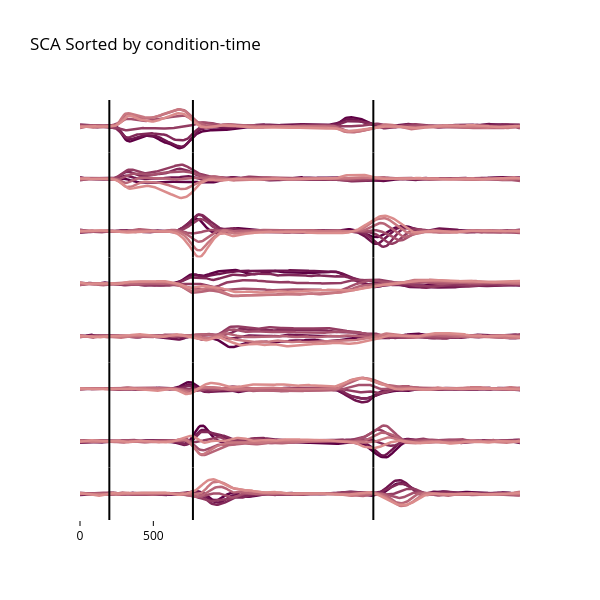

The code cell stored with this chart in its notebook:
### Code cell
# Plot all three sorting rules side by side
fig = make_subplots(
    rows=R_est, cols=1, shared_xaxes=True, vertical_spacing=0.0
)

yRange = [-1.8, 1.8]

for ii in range(R_est):
    for jj in range(numConds):
        latTrace = go.Scatter(y=rs_sca_latent_condition_time[:, jj, ii], 
                              line=go.scatter.Line(color=cMap[jj], width=2.5), 
                              showlegend=False)
        fig.add_trace(latTrace, row=ii+1, col=1)

    fig.add_vline(x=tgt_idx, row=ii+1, col=1, line_color='black')
    fig.add_vline(x=move_idx, row=ii+1, col=1, line_color='black')
    fig.add_vline(x=ret_idx, row=ii+1, col=1, line_color='black')


fig.update_layout(height=600, width=600, title='SCA Sorted by condition-time',
                  title_font_color='black', paper_bgcolor='white', plot_bgcolor='white')
fig.update_yaxes(showgrid=False, zeroline=False, visible=False, range=yRange)
fig.update_xaxes(color='black', showgrid=False, zeroline=False, visible=False)
fig.update_xaxes(color='black', showgrid=False, zeroline=False,
                 ticks='outside', tickvals=[0, 50], ticktext=['0', '500'], visible=True, row=R_est)

fig.show()

### Figure 1 — Plotly figure (JSON) as saved in the notebook; plotly's stock layout.template omitted (floating-point values rounded to 4 significant figures; data arrays with more than 128 entries replaced by an {"elided": "..."} marker saying what was removed)
{"data": [{"line": {"color": "#5e0044", "width": 2.5}, "showlegend": false, "type": "scatter", "xaxis": "x", "y": {"elided": "301 float values"}, "yaxis": "y"}, {"line": {"color": "#6f144e", "width": 2.5}, "showlegend": false, "type": "scatter", "xaxis": "x", "y": {"elided": "301 float values"}, "yaxis": "y"}, {"line": {"color": "#812858", "width": 2.5}, "showlegend": false, "type": "scatter", "xaxis": "x", "y": {"elided": "301 float values"}, "yaxis": "y"}, {"line": {"color": "#933c62", "width": 2.5}, "showlegend": false, "type": "scatter", "xaxis": "x", "y": {"elided": "301 float values"}, "yaxis": "y"}, {"line": {"color": "#a5506d", "width": 2.5}, "showlegend": false, "type": "scatter", "xaxis": "x", "y": {"elided": "301 float values"}, "yaxis": "y"}, {"line": {"color": "#b76477", "width": 2.5}, "showlegend": false, "type": "scatter", "xaxis": "x", "y": {"elided": "301 float values"}, "yaxis": "y"}, {"line": {"color": "#c97881", "width": 2.5}, "showlegend": false, "type": "scatter", "xaxis": "x", "y": {"elided": "301 float values"}, "yaxis": "y"}, {"line": {"color": "#db8c8c", "width": 2.5}, "showlegend": false, "type": "scatter", "xaxis": "x", "y": {"elided": "301 float values"}, "yaxis": "y"}, {"line": {"color": "#5e0044", "width": 2.5}, "showlegend": false, "type": "scatter", "xaxis": "x2", "y": {"elided": "301 float values"}, "yaxis": "y2"}, {"line": {"color": "#6f144e", "width": 2.5}, "showlegend": false, "type": "scatter", "xaxis": "x2", "y": {"elided": "301 float values"}, "yaxis": "y2"}, {"line": {"color": "#812858", "width": 2.5}, "showlegend": false, "type": "scatter", "xaxis": "x2", "y": {"elided": "301 float values"}, "yaxis": "y2"}, {"line": {"color": "#933c62", "width": 2.5}, "showlegend": false, "type": "scatter", "xaxis": "x2", "y": {"elided": "301 float values"}, "yaxis": "y2"}, {"line": {"color": "#a5506d", "width": 2.5}, "showlegend": false, "type": "scatter", "xaxis": "x2", "y": {"elided": "301 float values"}, "yaxis": "y2"}, {"line": {"color": "#b76477", "width": 2.5}, "showlegend": false, "type": "scatter", "xaxis": "x2", "y": {"elided": "301 float values"}, "yaxis": "y2"}, {"line": {"color": "#c97881", "width": 2.5}, "showlegend": false, "type": "scatter", "xaxis": "x2", "y": {"elided": "301 float values"}, "yaxis": "y2"}, {"line": {"color": "#db8c8c", "width": 2.5}, "showlegend": false, "type": "scatter", "xaxis": "x2", "y": {"elided": "301 float values"}, "yaxis": "y2"}, {"line": {"color": "#5e0044", "width": 2.5}, "showlegend": false, "type": "scatter", "xaxis": "x3", "y": {"elided": "301 float values"}, "yaxis": "y3"}, {"line": {"color": "#6f144e", "width": 2.5}, "showlegend": false, "type": "scatter", "xaxis": "x3", "y": {"elided": "301 float values"}, "yaxis": "y3"}, {"line": {"color": "#812858", "width": 2.5}, "showlegend": false, "type": "scatter", "xaxis": "x3", "y": {"elided": "301 float values"}, "yaxis": "y3"}, {"line": {"color": "#933c62", "width": 2.5}, "showlegend": false, "type": "scatter", "xaxis": "x3", "y": {"elided": "301 float values"}, "yaxis": "y3"}, {"line": {"color": "#a5506d", "width": 2.5}, "showlegend": false, "type": "scatter", "xaxis": "x3", "y": {"elided": "301 float values"}, "yaxis": "y3"}, {"line": {"color": "#b76477", "width": 2.5}, "showlegend": false, "type": "scatter", "xaxis": "x3", "y": {"elided": "301 float values"}, "yaxis": "y3"}, {"line": {"color": "#c97881", "width": 2.5}, "showlegend": false, "type": "scatter", "xaxis": "x3", "y": {"elided": "301 float values"}, "yaxis": "y3"}, {"line": {"color": "#db8c8c", "width": 2.5}, "showlegend": false, "type": "scatter", "xaxis": "x3", "y": {"elided": "301 float values"}, "yaxis": "y3"}, {"line": {"color": "#5e0044", "width": 2.5}, "showlegend": false, "type": "scatter", "xaxis": "x4", "y": {"elided": "301 float values"}, "yaxis": "y4"}, {"line": {"color": "#6f144e", "width": 2.5}, "showlegend": false, "type": "scatter", "xaxis": "x4", "y": {"elided": "301 float values"}, "yaxis": "y4"}, {"line": {"color": "#812858", "width": 2.5}, "showlegend": false, "type": "scatter", "xaxis": "x4", "y": {"elided": "301 float values"}, "yaxis": "y4"}, {"line": {"color": "#933c62", "width": 2.5}, "showlegend": false, "type": "scatter", "xaxis": "x4", "y": {"elided": "301 float values"}, "yaxis": "y4"}, {"line": {"color": "#a5506d", "width": 2.5}, "showlegend": false, "type": "scatter", "xaxis": "x4", "y": {"elided": "301 float values"}, "yaxis": "y4"}, {"line": {"color": "#b76477", "width": 2.5}, "showlegend": false, "type": "scatter", "xaxis": "x4", "y": {"elided": "301 float values"}, "yaxis": "y4"}, {"line": {"color": "#c97881", "width": 2.5}, "showlegend": false, "type": "scatter", "xaxis": "x4", "y": {"elided": "301 float values"}, "yaxis": "y4"}, {"line": {"color": "#db8c8c", "width": 2.5}, "showlegend": false, "type": "scatter", "xaxis": "x4", "y": {"elided": "301 float values"}, "yaxis": "y4"}, {"line": {"color": "#5e0044", "width": 2.5}, "showlegend": false, "type": "scatter", "xaxis": "x5", "y": {"elided": "301 float values"}, "yaxis": "y5"}, {"line": {"color": "#6f144e", "width": 2.5}, "showlegend": false, "type": "scatter", "xaxis": "x5", "y": {"elided": "301 float values"}, "yaxis": "y5"}, {"line": {"color": "#812858", "width": 2.5}, "showlegend": false, "type": "scatter", "xaxis": "x5", "y": {"elided": "301 float values"}, "yaxis": "y5"}, {"line": {"color": "#933c62", "width": 2.5}, "showlegend": false, "type": "scatter", "xaxis": "x5", "y": {"elided": "301 float values"}, "yaxis": "y5"}, {"line": {"color": "#a5506d", "width": 2.5}, "showlegend": false, "type": "scatter", "xaxis": "x5", "y": {"elided": "301 float values"}, "yaxis": "y5"}, {"line": {"color": "#b76477", "width": 2.5}, "showlegend": false, "type": "scatter", "xaxis": "x5", "y": {"elided": "301 float values"}, "yaxis": "y5"}, {"line": {"color": "#c97881", "width": 2.5}, "showlegend": false, "type": "scatter", "xaxis": "x5", "y": {"elided": "301 float values"}, "yaxis": "y5"}, {"line": {"color": "#db8c8c", "width": 2.5}, "showlegend": false, "type": "scatter", "xaxis": "x5", "y": {"elided": "301 float values"}, "yaxis": "y5"}, {"line": {"color": "#5e0044", "width": 2.5}, "showlegend": false, "type": "scatter", "xaxis": "x6", "y": {"elided": "301 float values"}, "yaxis": "y6"}, {"line": {"color": "#6f144e", "width": 2.5}, "showlegend": false, "type": "scatter", "xaxis": "x6", "y": {"elided": "301 float values"}, "yaxis": "y6"}, {"line": {"color": "#812858", "width": 2.5}, "showlegend": false, "type": "scatter", "xaxis": "x6", "y": {"elided": "301 float values"}, "yaxis": "y6"}, {"line": {"color": "#933c62", "width": 2.5}, "showlegend": false, "type": "scatter", "xaxis": "x6", "y": {"elided": "301 float values"}, "yaxis": "y6"}, {"line": {"color": "#a5506d", "width": 2.5}, "showlegend": false, "type": "scatter", "xaxis": "x6", "y": {"elided": "301 float values"}, "yaxis": "y6"}, {"line": {"color": "#b76477", "width": 2.5}, "showlegend": false, "type": "scatter", "xaxis": "x6", "y": {"elided": "301 float values"}, "yaxis": "y6"}, {"line": {"color": "#c97881", "width": 2.5}, "showlegend": false, "type": "scatter", "xaxis": "x6", "y": {"elided": "301 float values"}, "yaxis": "y6"}, {"line": {"color": "#db8c8c", "width": 2.5}, "showlegend": false, "type": "scatter", "xaxis": "x6", "y": {"elided": "301 float values"}, "yaxis": "y6"}, {"line": {"color": "#5e0044", "width": 2.5}, "showlegend": false, "type": "scatter", "xaxis": "x7", "y": {"elided": "301 float values"}, "yaxis": "y7"}, {"line": {"color": "#6f144e", "width": 2.5}, "showlegend": false, "type": "scatter", "xaxis": "x7", "y": {"elided": "301 float values"}, "yaxis": "y7"}, {"line": {"color": "#812858", "width": 2.5}, "showlegend": false, "type": "scatter", "xaxis": "x7", "y": {"elided": "301 float values"}, "yaxis": "y7"}, {"line": {"color": "#933c62", "width": 2.5}, "showlegend": false, "type": "scatter", "xaxis": "x7", "y": {"elided": "301 float values"}, "yaxis": "y7"}, {"line": {"color": "#a5506d", "width": 2.5}, "showlegend": false, "type": "scatter", "xaxis": "x7", "y": {"elided": "301 float values"}, "yaxis": "y7"}, {"line": {"color": "#b76477", "width": 2.5}, "showlegend": false, "type": "scatter", "xaxis": "x7", "y": {"elided": "301 float values"}, "yaxis": "y7"}, {"line": {"color": "#c97881", "width": 2.5}, "showlegend": false, "type": "scatter", "xaxis": "x7", "y": {"elided": "301 float values"}, "yaxis": "y7"}, {"line": {"color": "#db8c8c", "width": 2.5}, "showlegend": false, "type": "scatter", "xaxis": "x7", "y": {"elided": "301 float values"}, "yaxis": "y7"}, {"line": {"color": "#5e0044", "width": 2.5}, "showlegend": false, "type": "scatter", "xaxis": "x8", "y": {"elided": "301 float values"}, "yaxis": "y8"}, {"line": {"color": "#6f144e", "width": 2.5}, "showlegend": false, "type": "scatter", "xaxis": "x8", "y": {"elided": "301 float values"}, "yaxis": "y8"}, {"line": {"color": "#812858", "width": 2.5}, "showlegend": false, "type": "scatter", "xaxis": "x8", "y": {"elided": "301 float values"}, "yaxis": "y8"}, {"line": {"color": "#933c62", "width": 2.5}, "showlegend": false, "type": "scatter", "xaxis": "x8", "y": {"elided": "301 float values"}, "yaxis": "y8"}, {"line": {"color": "#a5506d", "width": 2.5}, "showlegend": false, "type": "scatter", "xaxis": "x8", "y": {"elided": "301 float values"}, "yaxis": "y8"}, {"line": {"color": "#b76477", "width": 2.5}, "showlegend": false, "type": "scatter", "xaxis": "x8", "y": {"elided": "301 float values"}, "yaxis": "y8"}, {"line": {"color": "#c97881", "width": 2.5}, "showlegend": false, "type": "scatter", "xaxis": "x8", "y": {"elided": "301 float values"}, "yaxis": "y8"}, {"line": {"color": "#db8c8c", "width": 2.5}, "showlegend": false, "type": "scatter", "xaxis": "x8", "y": {"elided": "301 float values"}, "yaxis": "y8"}], "layout": {"height": 600, "paper_bgcolor": "white", "plot_bgcolor": "white", "shapes": [{"line": {"color": "black"}, "type": "line", "x0": 20, "x1": 20, "xref": "x", "y0": 0, "y1": 1, "yref": "y domain"}, {"line": {"color": "black"}, "type": "line", "x0": 77, "x1": 77, "xref": "x", "y0": 0, "y1": 1, "yref": "y domain"}, {"line": {"color": "black"}, "type": "line", "x0": 200, "x1": 200, "xref": "x", "y0": 0, "y1": 1, "yref": "y domain"}, {"line": {"color": "black"}, "type": "line", "x0": 20, "x1": 20, "xref": "x2", "y0": 0, "y1": 1, "yref": "y2 domain"}, {"line": {"color": "black"}, "type": "line", "x0": 77, "x1": 77, "xref": "x2", "y0": 0, "y1": 1, "yref": "y2 domain"}, {"line": {"color": "black"}, "type": "line", "x0": 200, "x1": 200, "xref": "x2", "y0": 0, "y1": 1, "yref": "y2 domain"}, {"line": {"color": "black"}, "type": "line", "x0": 20, "x1": 20, "xref": "x3", "y0": 0, "y1": 1, "yref": "y3 domain"}, {"line": {"color": "black"}, "type": "line", "x0": 77, "x1": 77, "xref": "x3", "y0": 0, "y1": 1, "yref": "y3 domain"}, {"line": {"color": "black"}, "type": "line", "x0": 200, "x1": 200, "xref": "x3", "y0": 0, "y1": 1, "yref": "y3 domain"}, {"line": {"color": "black"}, "type": "line", "x0": 20, "x1": 20, "xref": "x4", "y0": 0, "y1": 1, "yref": "y4 domain"}, {"line": {"color": "black"}, "type": "line", "x0": 77, "x1": 77, "xref": "x4", "y0": 0, "y1": 1, "yref": "y4 domain"}, {"line": {"color": "black"}, "type": "line", "x0": 200, "x1": 200, "xref": "x4", "y0": 0, "y1": 1, "yref": "y4 domain"}, {"line": {"color": "black"}, "type": "line", "x0": 20, "x1": 20, "xref": "x5", "y0": 0, "y1": 1, "yref": "y5 domain"}, {"line": {"color": "black"}, "type": "line", "x0": 77, "x1": 77, "xref": "x5", "y0": 0, "y1": 1, "yref": "y5 domain"}, {"line": {"color": "black"}, "type": "line", "x0": 200, "x1": 200, "xref": "x5", "y0": 0, "y1": 1, "yref": "y5 domain"}, {"line": {"color": "black"}, "type": "line", "x0": 20, "x1": 20, "xref": "x6", "y0": 0, "y1": 1, "yref": "y6 domain"}, {"line": {"color": "black"}, "type": "line", "x0": 77, "x1": 77, "xref": "x6", "y0": 0, "y1": 1, "yref": "y6 domain"}, {"line": {"color": "black"}, "type": "line", "x0": 200, "x1": 200, "xref": "x6", "y0": 0, "y1": 1, "yref": "y6 domain"}, {"line": {"color": "black"}, "type": "line", "x0": 20, "x1": 20, "xref": "x7", "y0": 0, "y1": 1, "yref": "y7 domain"}, {"line": {"color": "black"}, "type": "line", "x0": 77, "x1": 77, "xref": "x7", "y0": 0, "y1": 1, "yref": "y7 domain"}, {"line": {"color": "black"}, "type": "line", "x0": 200, "x1": 200, "xref": "x7", "y0": 0, "y1": 1, "yref": "y7 domain"}, {"line": {"color": "black"}, "type": "line", "x0": 20, "x1": 20, "xref": "x8", "y0": 0, "y1": 1, "yref": "y8 domain"}, {"line": {"color": "black"}, "type": "line", "x0": 77, "x1": 77, "xref": "x8", "y0": 0, "y1": 1, "yref": "y8 domain"}, {"line": {"color": "black"}, "type": "line", "x0": 200, "x1": 200, "xref": "x8", "y0": 0, "y1": 1, "yref": "y8 domain"}], "title": {"font": {"color": "black"}, "text": "SCA Sorted by condition-time"}, "width": 600, "xaxis": {"anchor": "y", "color": "black", "domain": [0, 1], "matches": "x8", "showgrid": false, "showticklabels": false, "visible": false, "zeroline": false}, "xaxis2": {"anchor": "y2", "color": "black", "domain": [0, 1], "matches": "x8", "showgrid": false, "showticklabels": false, "visible": false, "zeroline": false}, "xaxis3": {"anchor": "y3", "color": "black", "domain": [0, 1], "matches": "x8", "showgrid": false, "showticklabels": false, "visible": false, "zeroline": false}, "xaxis4": {"anchor": "y4", "color": "black", "domain": [0, 1], "matches": "x8", "showgrid": false, "showticklabels": false, "visible": false, "zeroline": false}, "xaxis5": {"anchor": "y5", "color": "black", "domain": [0, 1], "matches": "x8", "showgrid": false, "showticklabels": false, "visible": false, "zeroline": false}, "xaxis6": {"anchor": "y6", "color": "black", "domain": [0, 1], "matches": "x8", "showgrid": false, "showticklabels": false, "visible": false, "zeroline": false}, "xaxis7": {"anchor": "y7", "color": "black", "domain": [0, 1], "matches": "x8", "showgrid": false, "showticklabels": false, "visible": false, "zeroline": false}, "xaxis8": {"anchor": "y8", "color": "black", "domain": [0, 1], "showgrid": false, "ticks": "outside", "ticktext": ["0", "500"], "tickvals": [0, 50], "visible": true, "zeroline": false}, "yaxis": {"anchor": "x", "domain": [0.875, 1], "range": [-1.8, 1.8], "showgrid": false, "visible": false, "zeroline": false}, "yaxis2": {"anchor": "x2", "domain": [0.75, 0.875], "range": [-1.8, 1.8], "showgrid": false, "visible": false, "zeroline": false}, "yaxis3": {"anchor": "x3", "domain": [0.625, 0.75], "range": [-1.8, 1.8], "showgrid": false, "visible": false, "zeroline": false}, "yaxis4": {"anchor": "x4", "domain": [0.5, 0.625], "range": [-1.8, 1.8], "showgrid": false, "visible": false, "zeroline": false}, "yaxis5": {"anchor": "x5", "domain": [0.375, 0.5], "range": [-1.8, 1.8], "showgrid": false, "visible": false, "zeroline": false}, "yaxis6": {"anchor": "x6", "domain": [0.25, 0.375], "range": [-1.8, 1.8], "showgrid": false, "visible": false, "zeroline": false}, "yaxis7": {"anchor": "x7", "domain": [0.125, 0.25], "range": [-1.8, 1.8], "showgrid": false, "visible": false, "zeroline": false}, "yaxis8": {"anchor": "x8", "domain": [0, 0.125], "range": [-1.8, 1.8], "showgrid": false, "visible": false, "zeroline": false}}}
